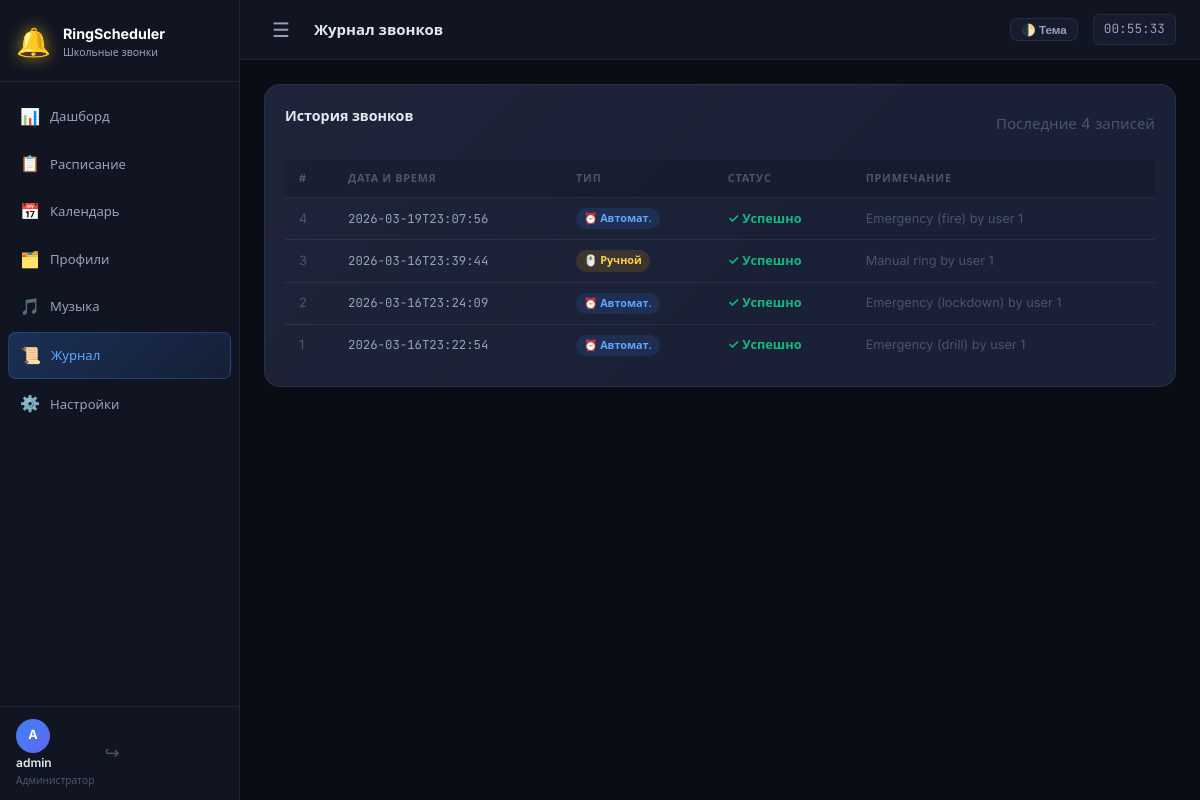
/log (signed in), run on an earlier commit of the app's database.
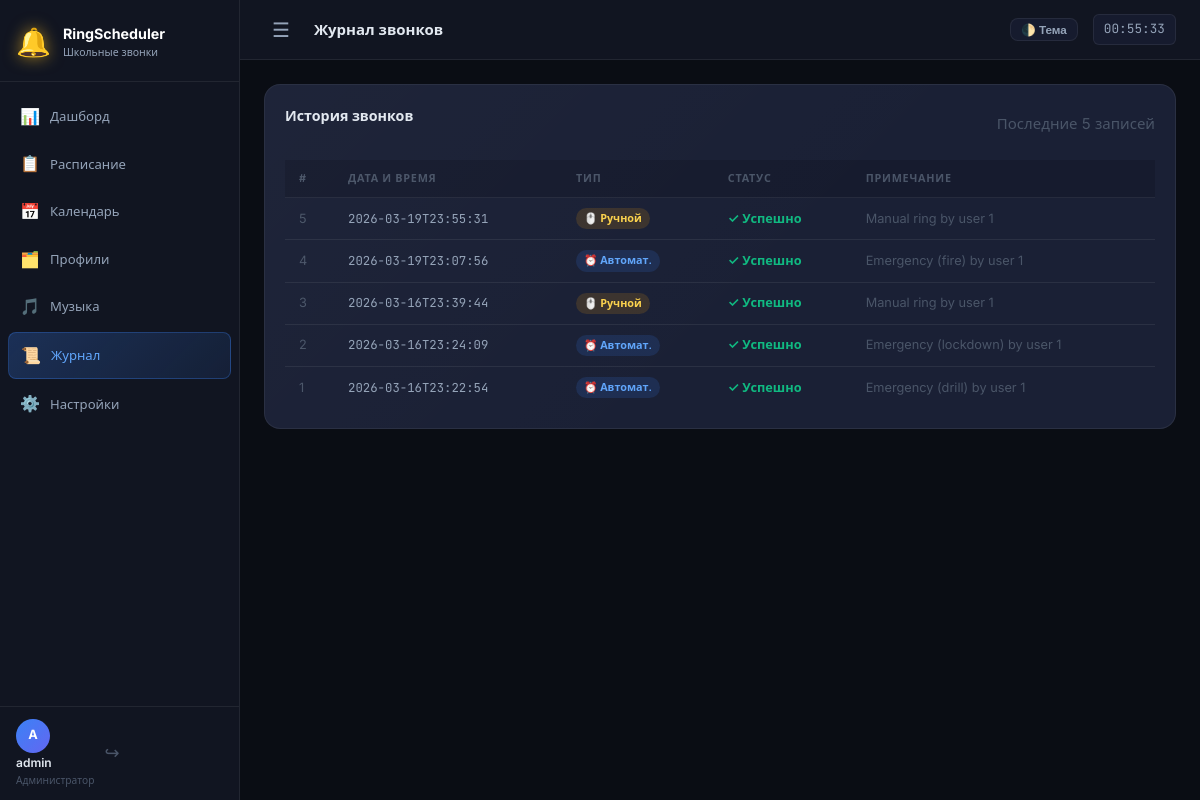
And on a later commit of the database.
### tables this page shows
CREATE TABLE ring_log (
            id INTEGER PRIMARY KEY AUTOINCREMENT,
            profile_id INTEGER,
            bell_id INTEGER,
            triggered_at TEXT NOT NULL,
            trigger_type TEXT DEFAULT 'auto',
            success INTEGER DEFAULT 1,
            notes TEXT DEFAULT ''
        );

### app.py (the view)
    @app.route("/log")
    @login_required
    def log_view():
        ring_log = db.get_ring_log(100)
        return render_template("log.html", ring_log=ring_log)

### auth.py (called while the page is built)
def login_required(f):
    @functools.wraps(f)
    def decorated(*args, **kwargs):
        if SESSION_KEY not in session:
            return redirect(url_for("auth.login", next=request.path))
        user = db.get_user_by_id(session[SESSION_KEY])
        if not user:
            session.clear()
            return redirect(url_for("auth.login"))
        g.user = user
        return f(*args, **kwargs)
    return decorated

### database.py (called while the page is built)
def get_db():
    conn = sqlite3.connect(DB_PATH)
    conn.row_factory = sqlite3.Row
    conn.execute("PRAGMA journal_mode=WAL")
    conn.execute("PRAGMA foreign_keys=ON")
    return conn

def get_user_by_id(uid):
    conn = get_db()
    row = conn.execute("SELECT * FROM users WHERE id = ?", (uid,)).fetchone()
    conn.close()
    return dict(row) if row else None

def get_ring_log(limit=50):
    conn = get_db()
    rows = conn.execute(
        "SELECT * FROM ring_log ORDER BY id DESC LIMIT ?", (limit,)
    ).fetchall()
    conn.close()
    return [dict(r) for r in rows]

### templates/log.html (shortened to what this page needs)
{% extends "base.html" %}
{% block page_title %}Журнал звонков{% endblock %}
{% block content %}
<div class="card">
    <div class="card-header-row">
        <h3 class="card-title">История звонков</h3>
        <span class="text-muted">Последние {{ ring_log|length }} записей</span>
    </div>
    {% if ring_log %}
    <div class="table-responsive">
        <table class="data-table">
            <thead>
                <tr>
                    <th>#</th>
                    <th>Дата и время</th>
                    <th>Тип</th>
                    <th>Статус</th>
                    <th>Примечание</th>
                </tr>
            </thead>
            <tbody>
                {% for entry in ring_log %}
                <tr>
                    <td class="text-muted">{{ entry.id }}</td>
                    <td><span class="mono">{{ entry.triggered_at }}</span></td>
                    <td>
                        {% if entry.trigger_type == 'manual' %}
                        <span class="badge badge-manual">🖱️ Ручной</span>
                        {% else %}
                        <span class="badge badge-auto">⏰ Автомат.</span>
                        {% endif %}
                    </td>
                    <td>
                        {% if entry.success %}
                        <span class="status-ok">✓ Успешно</span>
                        {% else %}
                        <span class="status-fail">✗ Ошибка</span>
                        {% endif %}
                    </td>
                    <td class="text-muted">{{ entry.notes or '—' }}</td>
                </tr>
                {% endfor %}
            </tbody>
        </table>
    </div>
    {% else %}
    <div class="empty-state">
        <span>📋</span>
        <p>Журнал пуст. Звонков ещё не было.</p>
    </div>
    {% endif %}
</div>
{% endblock %}

What changed in the data, as far as the page shows it:
added ring_log: id "5", triggered_at "2026-03-19T23:55:31", trigger_type "🖱️ Ручной", success "✓ Успешно", notes "Manual ring by user 1"
Also different on the page:
{{ ring_log|length }}: "4" → "5"
